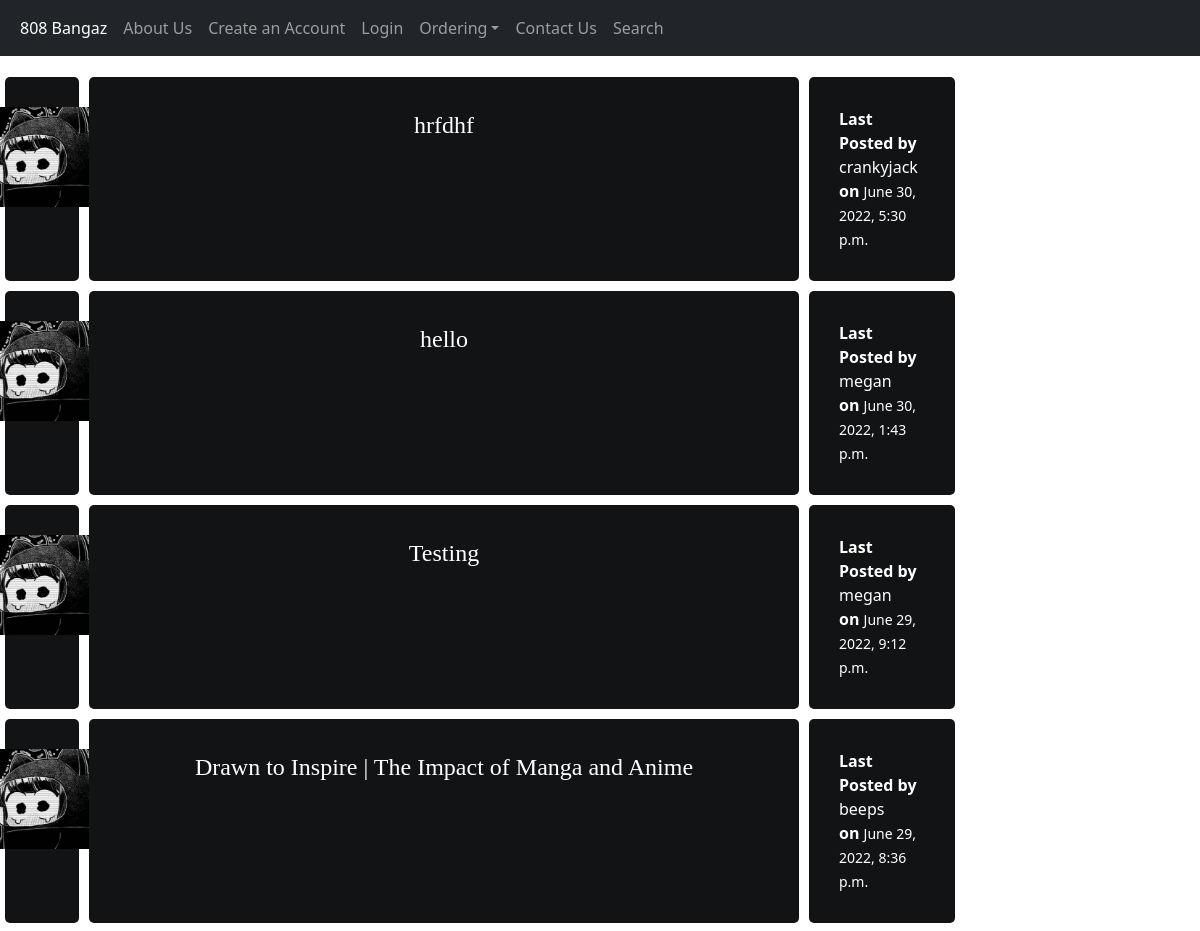
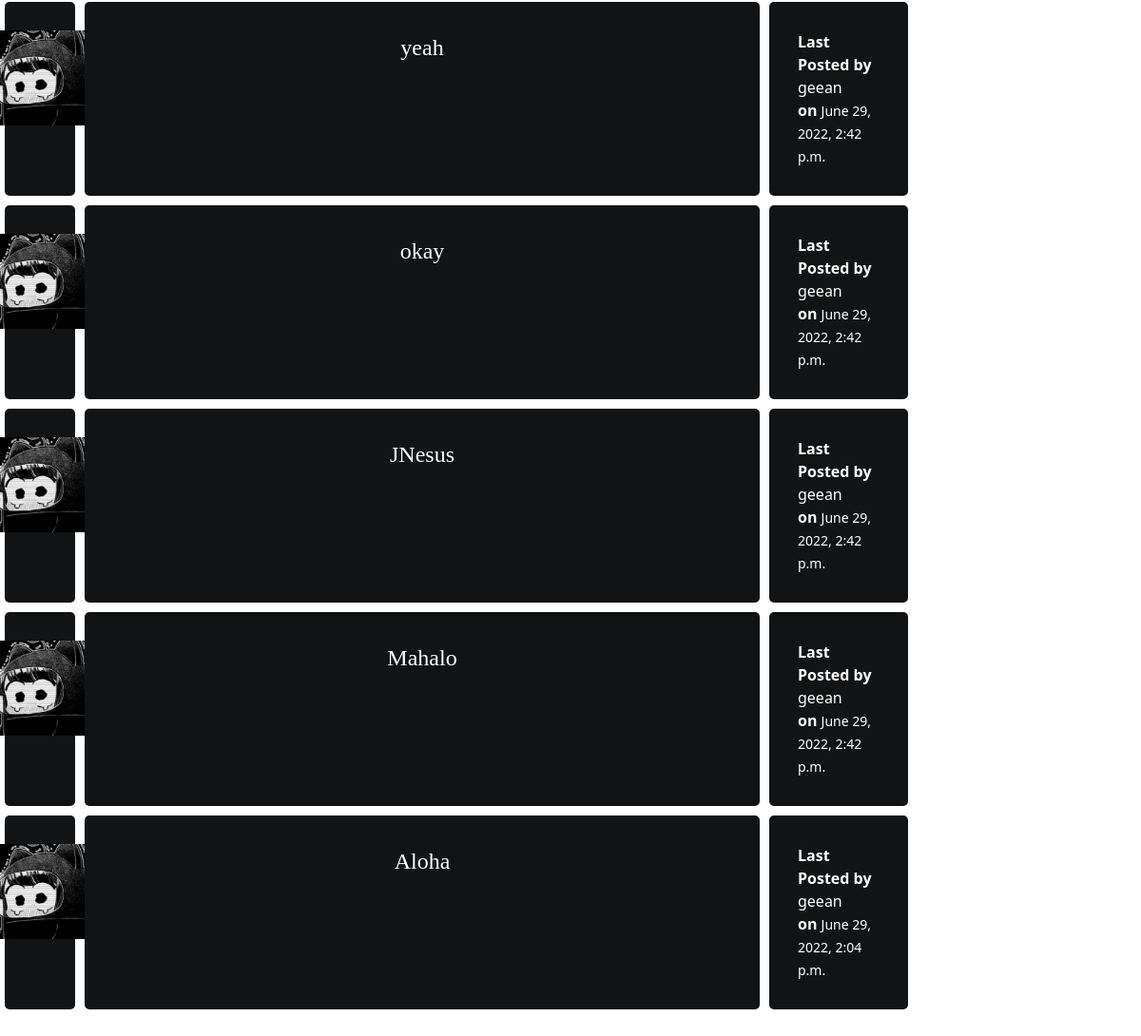
The page /ordering/ on the database its author committed (2 pictures, top to bottom).
### blogs/models.py (models this page shows, shortened)
class Post(models.Model):
    author = models.ForeignKey(settings.AUTH_USER_MODEL, on_delete=models.CASCADE)
    title = models.CharField(max_length=200)
    text = models.TextField()
    created_date = models.DateTimeField(default=timezone.now)
    published_date = models.DateTimeField(blank=True, null=True)
    likes = models.ManyToManyField(User, related_name='forum_post', blank = True)
    dislikes = models.ManyToManyField(User, related_name = 'f_post', blank = True)

### blogs/views.py (the view)
# urls.py: path('ordering/', views.OrderDateView.as_view(), name='ordering'),
class OrderDateView(generic.ListView):
    template_name = 'blogs/ordering.html'
    context_object_name = 'blogs_list'
    def get_queryset(self):
        return Post.objects.order_by('-published_date')

### blogs/templates/blogs/ordering.html (shortened to what this page needs)
{% load static %}
<!DOCTYPE html>
<head>
<link href="https://cdn.jsdelivr.net/npm/bootstrap@5.1.3/dist/css/bootstrap.min.css" rel="stylesheet">
    <link rel="stylesheet" href="{% static 'blogs/blogs.css' %}">
</head>
<body>
    <nav class="navbar navbar-expand-sm bg-dark navbar-dark fixed-top">
        <div class="container-fluid">
          <ul class="navbar-nav">
            <li class="nav-item">
              <a class="nav-link active" href = "{% url 'post_list' %}">{% csrf_token %}808 Bangaz</a>
            </li>
            <li class="nav-item">
            <li class="nav-item">
                <a class="nav-link" href= "{% url 'about' %}">{% csrf_token %}About Us</a>
            </li>
              <a class="nav-link" href=" {% url 'register' %}"> Create an Account </a>
            </li>
            {% if user.is_authenticated %}
            <li class="nav-item">
                <a class="nav-link" href=" {% url 'logout' %}"> Logout </a>
            </li>
            <li class="nav-item">
                <a class="nav-link" href="{% url 'post_new' %}">Make a Post</a>
            </li>
            {% else %}
            <li class="nav-item">
                <a class="nav-link" href=" {% url 'login' %}"> Login </a>
            </li>
            {% endif %}
            <li class = "nav-item dropdown">
                <a class="nav-link dropdown-toggle" href="#" role="button" data-bs-toggle="dropdown">Ordering</a>
            </li>
            <li class="nav-item">
                <a class="nav-link" href=" {% url 'contact' %}"> Contact Us </a>
            </li>
            <li class="nav-item">
                <a class="nav-link" text-align: "right"; href="{% url 'search' %}">Search</a>
            </ul>
        </div>
      </nav>
    </body>
    {% if blogs_list %}
        {% for blog in blogs_list %}
        <article class ="post">
            <div class = "subforum-row">
                    <div class = "subforum-column center">
                        <img width="100" height="100" src = "{%static 'blogs/images/komi.jpg'%}">
                    </div>
            <div class = "subforum-description subforum-column center">
                <a href = "{% url 'post_details' pk=blog.pk %}" style = "color:white" class = 'removeline bigtext'> {{blog.title}} </a>
            </div>
            <div class = "subforum-info subforum-column">
                <b style = "color:white"> Last Posted by </b> <a style = "color:white"> {{blog.author}}</a>
                <br> <b style = "color:white"> on </b> <small> <time class = "time" style = "color:white"> {{blog.published_date}} <time> </small>
            </div>
        </div>
        </article>
        {% endfor %}
    {% else %}
        <p>No blogs posted.</p>
    {% endif %}
    </body>
</html>

### blogs/static/blogs/blogs.css (style rules this page uses)
.subforum-row { display: grid; grid-template-columns: 7% 60% 13% 20%; }
.subforum-column { padding: 30px; margin:5px; border-radius: 5px; background-color:#111314; }
.subforum-description * { margin-block: 0; }
.center { display: flex; justify-content: center; }
.removeline { text-decoration: none; color: black }
.bigtext { font-size: 150%; font-family: Georgia, serif; }
body { background-color: white; }

### rows shown on the page
Post: title "hrfdhf", author "crankyjack", published_date "June 30, 2022, 5:30 p.m."
Post: title "hello", author "megan", published_date "June 30, 2022, 1:43 p.m."
Post: title "Testing", author "megan", published_date "June 29, 2022, 9:12 p.m."
Post: title "Drawn to Inspire | The Impact of Manga and Anime", author "beeps", published_date "June 29, 2022, 8:36 p.m."
Post: title "yeah", author "geean", published_date "June 29, 2022, 2:42 p.m."
Post: title "okay", author "geean", published_date "June 29, 2022, 2:42 p.m."
Post: title "JNesus", author "geean", published_date "June 29, 2022, 2:42 p.m."
Post: title "Mahalo", author "geean", published_date "June 29, 2022, 2:42 p.m."
Post: title "Aloha", author "geean", published_date "June 29, 2022, 2:04 p.m."
